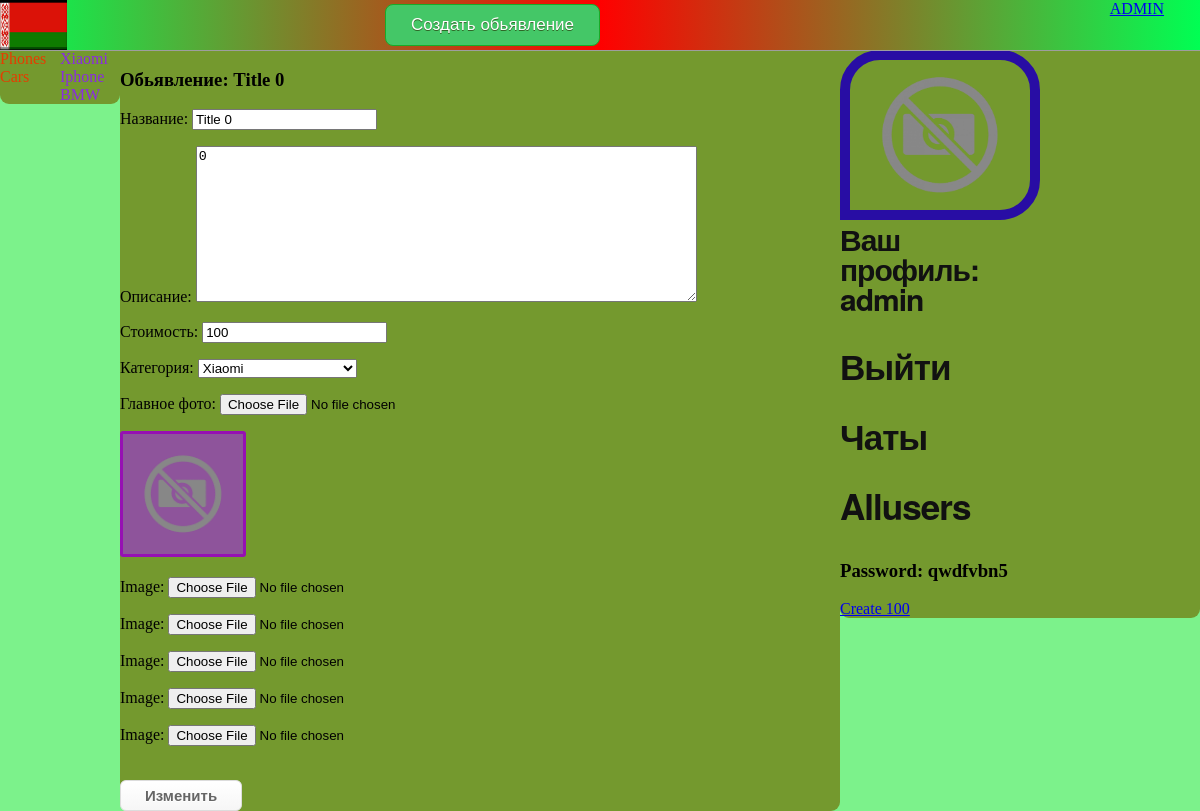
The page /updateProduct/1/ (signed in) on the database its author committed.
### svoy01/models.py (models this page shows, shortened)
class Category(MPTTModel):
    name = models.CharField(max_length=50, unique=True)
    parent = TreeForeignKey('self', on_delete=models.CASCADE, blank=True, null=True, related_name='children')
    class MPTTMeta:
        order_insertion_by = ['name']
    class Meta:
        verbose_name = 'Категория'
        verbose_name_plural = 'Категория'
        ordering = ['id']
    def __str__(self):
        return f'{self.name}'
    def get_absolute_url(self):
        return reverse('category', kwargs={'Category_id': self.id})

class Product(models.Model):
    title = models.CharField(max_length=50, verbose_name='Название')
    author = models.ForeignKey(User, blank=True, null=True, default=None, on_delete=models.PROTECT)
    text = models.TextField(verbose_name='Описание')
    cost = models.PositiveIntegerField(default=None, verbose_name='Стоимость', blank=False, )
    photo = models.FileField(blank=True, verbose_name='Главное фото')
    slug = models.SlugField(max_length=255, unique=False, db_index=True, verbose_name='URL')
    condition = models.BooleanField(default=True)
    cat = models.ForeignKey('Category',  verbose_name='Категория', on_delete=models.PROTECT)
    created = models.DateTimeField(auto_now_add=True, auto_now=False, null=True)
    class Meta:
        verbose_name = 'Products'
        verbose_name_plural = 'Products'
        ordering = ['id']

### svoy01/views.py (the view, shortened to what this page needs)
# urls.py: path('updateProduct/<int:pk>/', views.UpdateProduct.as_view(), name='update'),
class UpdateProduct(UpdateView):
    template_name = 'svoy01/UpdateProduct.html'
    context_object_name = 'Product'
    model = Product
    form_class = AddPostForm
    def get_context_data(self, *, object_list=None, **kwargs):
        context = super().get_context_data(**kwargs)
        context['Category'] = Category.objects.all()
        context['photos'] = PostImage.objects.filter(post_id=self.object.id)
        context['form_images'] = ItemImageFormSet()
        if self.request.POST:
            context['form_images'] = ItemImageFormSet(self.request.POST, self.request.FILES, instance=self.object)
        else:
            context['form_images'] = ItemImageFormSet(instance=self.object)
        return context

### svoy01/forms.py (shortened to what this page needs)
class AddPostForm(forms.ModelForm):
    def __init__(self, *args, **kwargs):                 # конструктор для поля cat вместо ---- (категория не выбрана)
        super().__init__(*args, **kwargs)
        self.fields['cat'] = forms.ModelChoiceField(queryset=Category.objects.filter(level=1), label="Категория")
        self.fields['cat'].empty_label = "категория не выбрана"
    class Meta:
        model = Product
        fields = ['title', 'text', 'cost', 'cat', 'photo']
        widgets = {
            'title': forms.TextInput(attrs={'class': 'form-input', 'placeholder': 'Название'}),
            'text': forms.Textarea(attrs={'cols': 60, 'rows': 10, 'placeholder': 'Описание'}),
        }

### svoy01/templates/svoy01/UpdateProduct.html (shortened to what this page needs)
{% extends 'svoy01/layout.html' %}
{% load static %}
{% block content %}
<h1>Обьявление: {{ Product.title|title }}</h1>
<form action="{% url 'update' Product.id %}" method="post" enctype="multipart/form-data">
    {{ form.as_p }}
    {% if Product.photo %}
        <img style="object-fit: cover; width: 120px; height: 120px;
        border: 3px solid #9610b3;
        border-radius: 3px;
        background-color:#8e549b;" src="{{ Product.photo.url }}"/>
    {% else %}
        <img style="object-fit: cover; width: 120px; height: 120px;
        border: 3px solid #9610b3;
        border-radius: 3px;
        background-color:#8e549b;" src="{% static 'svoy01/images/placeholder-1000x1000.png' %}"/>
    {% endif %}
    {{ form_images.as_p }}
    <br><button class="btn btn-success" type="submit">Изменить</button>
</form>
{% endblock %}

### svoy01/templates/svoy01/layout.html (shortened to what this page needs)
{% load mptt_tags %}
{% load static %}
<!DOCTYPE html>
<html lang="en">
<head>
    <link rel="stylesheet" href="{% static 'svoy01/css/styles.css' %}">
    <link rel="stylesheet" href="https://cdnjs.cloudflare.com/ajax/libs/font-awesome/4.7.0/css/font-awesome.min.css">
</head>
<body class="body">
<nav class="header">
    <a style="position: absolute; right: 3%;" href="{% url 'admin' %}">ADMIN</a>
    {% if user.is_authenticated %}
        <a class="admin" href="{% url 'create' %}">Создать обьявление</a>
    {% endif %}
    <a href="{% url 'home' %}"><img style=" width: auto; height: 50px;" src="{% static 'svoy01/images/belarus.jpg' %}"></a>
</nav>
<section>
    <section class="sec1">
        <div id="app">
            <section style="width:50%; margin: 0px; float:left;">
            {% for c in Category %}
                {% if c.level == 0 %}
                        <div class="cat" v-on:click="counter = {{ c.id }}">{{ c }}</div>
                {% endif %}
            {% endfor %}
            </section>
            <section style="width:50%; margin: 0px; float:right;">
            {% for c in Category %}
                {% if c.level == 1 %}
                    <a class="subcat" v-if="counter == {{ c.parent_id }}"  href="{{ c.get_absolute_url }}">{{ c.name }}</a>
                {% endif %}
            {% endfor %}
            </section>
            </div>
    </section>
        <section class="sec2">
            {% block content %}{% endblock %}
        </section>
    <section class="sec3">
        {% if request.user.is_authenticated %}
            {% if user.profile.photo %}
        <img class="user_img" src="{{ user.profile.photo.url }}"/>
            {% else %}
        <img class="user_img" src="{% static 'svoy01/images/placeholder-1000x1000.png' %}"/>
            {% endif %}
        <a class="text" href="{% url 'area' %}">Ваш профиль: {{ user.username }}</a><a class="text" href="{% url 'logout' %}"><h3>Выйти</h3></a>
        <a class="text" href="{% url 'chats' %}"><h3>Чаты</h3></a>
        <a class="text" href="{% url 'all_users' %}"><h3>Allusers</h3></a>
        {% else %}
        <a class="text" href="{% url 'register' %}"><h3>Регистрация</h3></a><a class="text" href="{% url 'login' %}"><h3>Войти</h3></a>
        {% endif %}
        <h3>Password: qwdfvbn5</h3>
        <a href="{% url 'create_100' %}">Create 100</a>
    </section>
</section>
</body>
</html>

### svoy01/static/svoy01/css/styles.css (style rules this page uses)
.cat { position: relative; color: #e63c00; cursor: pointer; display:block; }
.subcat { position: relative; color: #8A2BE2; cursor: pointer; text-decoration: none; width:20px; display:block; }
.body { background-color: #7cf28b; opacity: 100%; padding:0px; margin: 50px 0px 0px 0px ; }
.header { position: fixed; top:0; width:100%; height:50px; background-color:gray; background: rgb(0,255,83); background: linear-gradient(90deg, rgba(0,255,83,1) 0%, rgba(255,0,0,1) 50%, rgba(0,255,83,1) 100%); border-bottom: 1px solid #9e9e9e; z-index: 2; }
.sec1 { width:10%; float:left; background-color: #74992e; border-radius: 0px 0px 9px 9px; }
.sec2 { width:60%; float:left; background-color:#74992e; border-radius: 0px 0px 9px 9px; }
.sec3 { width:30%; float:right; background-color:#74992e; border-radius: 0px 0px 9px 9px; }
.btn { box-shadow:inset 0px 1px 0px 0px #ffffff; background:linear-gradient(to bottom, #ffffff 5%, #f6f6f6 100%); background-color:#ffffff; border-radius:6px; border:1px solid #dcdcdc; display:inline-block; cursor:pointer; color:#666666; font-family:Arial; font-size:15px; font-weight:bold; padding:6px 24px; text-decoration:none; text-shadow:0px 1px 0px #ffffff; }
.user_img { border: 10px solid #280DA4; border-radius: 40px 40px 40px 0px; object-fit: cover; width: 180px; height: 150px; }
.admin { background-color:#44c767; border-radius: 8px; border:1px solid #18ab29; display:inline-block; cursor:pointer; color:#ffffff; font-family:Arial; font-size:17px; padding: 10px 25px; text-decoration:none; text-shadow:0px 1px 0px #2f6627; font-family:Verdana, sans-serif; position: absolute; top: 4px; right: 50%; }
.text { color: #111; font-family: 'Helvetica Neue', sans-serif; font-size: 30px; font-weight: bold; letter-spacing: -1px; line-height: 1; text-align: left; text-decoration: none; transition: 0s; width: 50%; display: block; }

### rows shown on the page
Category: name "Phones"
Category: name "Cars"
Category: name "Xiaomi"
Category: name "Iphone"
Category: name "BMW"
Product: title "Title 0", text "0", cost "100", cat "Xiaomi"

### other values the page prints
{{ user.username }} "admin"
